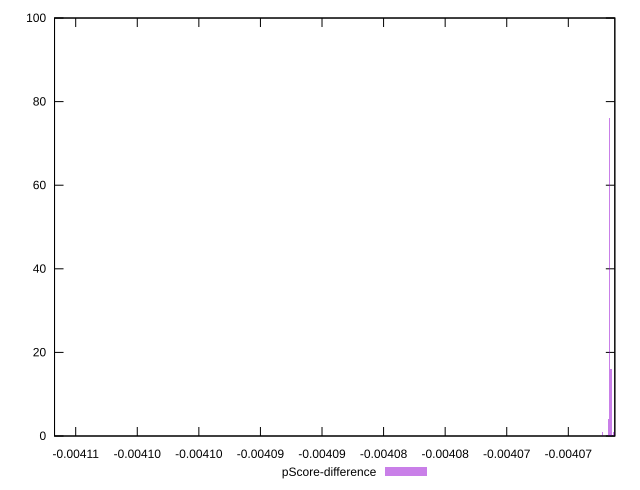

The gnuplot source for this figure:
reset

$pScoreDifference <<EOF
-0.004106768214422915 1
-0.004061532283809439 16
-0.004061645091616455 76
-0.0040617578994234715 4
-0.004061193860388391 1
-0.004062209130651536 1
-0.004061306668195407 1
EOF

set key outside below
set boxwidth 1.1280780701614929e-7
set xrange [-0.004106718732693873:-0.004061223699172126]
set yrange [0:100]
set trange [0:100]
set style fill transparent solid 0.5 noborder
set terminal svg size 640, 490 enhanced background rgb 'white'
set output "reports/report_00033_2021-03-01T14-23-16.841Z/uses-long-cache-ttl/samples/astro-cached/pScore-difference/histogram.svg"

plot $pScoreDifference title "pScore-difference" with boxes

reset
